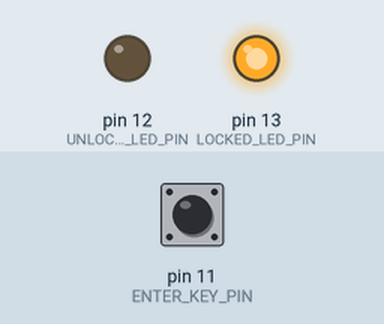
A sketch run on a simulated Arduino Uno, built with avr-gcc and run on an emulated ATmega328P. Shown: output pins drawn as LEDs (lit = HIGH). The test bench sets the inputs (shaded band); at power-on: pin 11 (ENTER_KEY_PIN) LOW.

Above: at 0.1 s.
Timing chart, 0 to 1.6 s (numbered marks = the images above):
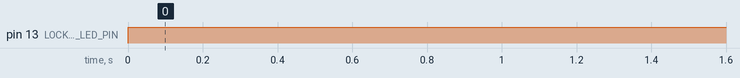

Measured:
- by itself, pin 13 (LOCKED_LED_PIN): LOW → HIGH at 0.00 s

The sketch:

Target_glitch.ino
```cpp
// (licence header left out)
// Defining Pins here
#define ENTER_KEY_PIN 11
#define LOCKED_LED_PIN 13
#define UNLOCKED_LED_PIN 12

//Globals
bool g_button_state = false;         // variable for reading the pushbutton status
volatile bool g_unlocked = false;   //volatile so that the optimizer doesn't remove the code since it is always false

void setup() {
  // initialize pin registers
  pinMode(LOCKED_LED_PIN, OUTPUT);
  pinMode(UNLOCKED_LED_PIN, OUTPUT);
  pinMode(ENTER_KEY_PIN, INPUT);
}

void loop() {
  // read the state of the pushbutton value:
  g_button_state = digitalRead(ENTER_KEY_PIN);

  //Check to see if button is pressed and we should evaluate the unlocked variable.
  if (g_button_state == HIGH) {
    if(g_unlocked)
    {
      //unlocked is always false, should never go here unless we succesfully glitch
      unlock_system();
    }
  } else {
    // Show locked
    digitalWrite(LOCKED_LED_PIN, HIGH);
    digitalWrite(UNLOCKED_LED_PIN, LOW);
  }
}

//The function that should never get called
void unlock_system()
{
  digitalWrite(LOCKED_LED_PIN, LOW);
  digitalWrite(UNLOCKED_LED_PIN, HIGH);

  //Stay here forever
  while(true);
}
```
